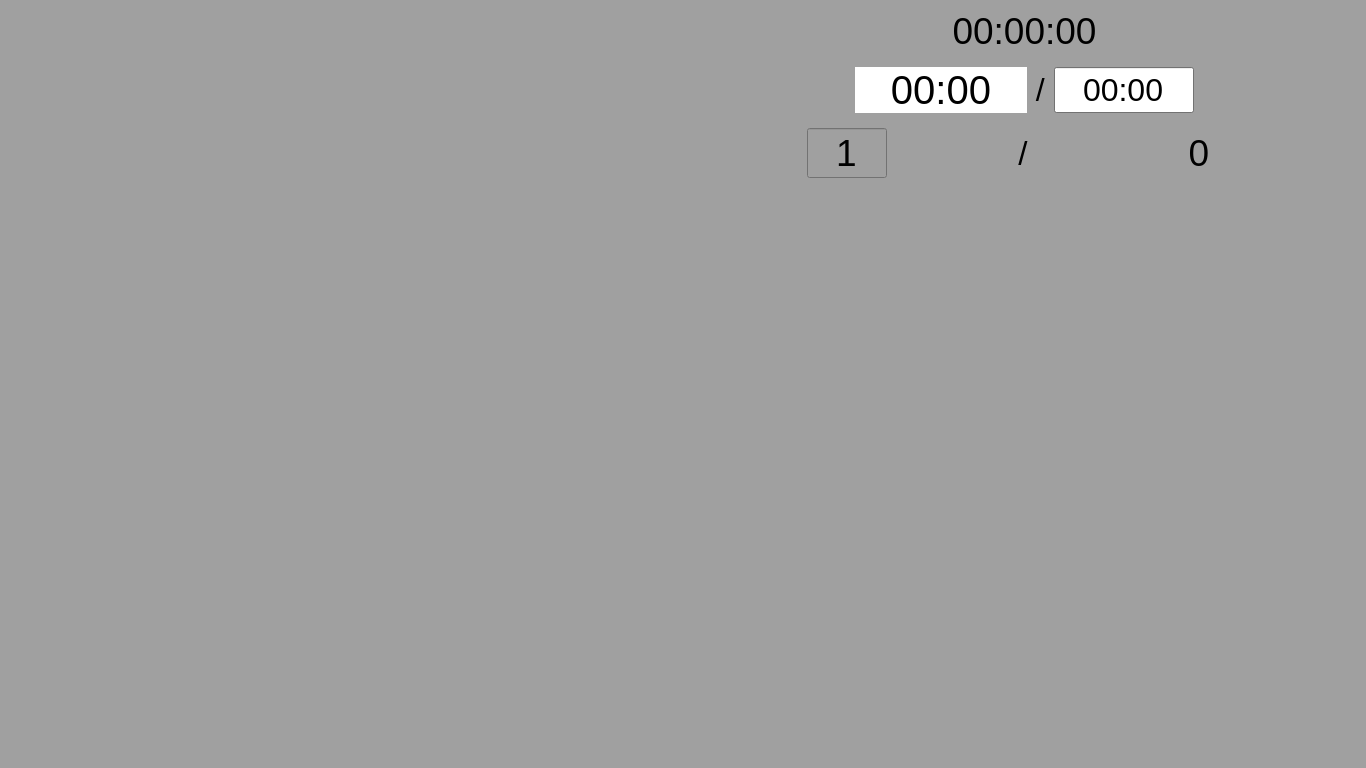
<?xml version="1.0" encoding="UTF-8"?>
<ui version="4.0">
 <class>ControlScreen</class>
 <widget class="QMainWindow" name="ControlScreen">
  <property name="geometry">
   <rect>
    <x>0</x>
    <y>0</y>
    <width>1366</width>
    <height>768</height>
   </rect>
  </property>
  <property name="sizePolicy">
   <sizepolicy hsizetype="Ignored" vsizetype="Ignored">
    <horstretch>0</horstretch>
    <verstretch>0</verstretch>
   </sizepolicy>
  </property>
  <property name="palette">
   <palette>
    <active>
     <colorrole role="WindowText">
      <brush brushstyle="SolidPattern">
       <color alpha="255">
        <red>0</red>
        <green>0</green>
        <blue>0</blue>
       </color>
      </brush>
     </colorrole>
     <colorrole role="Button">
      <brush brushstyle="SolidPattern">
       <color alpha="255">
        <red>160</red>
        <green>160</green>
        <blue>160</blue>
       </color>
      </brush>
     </colorrole>
     <colorrole role="Light">
      <brush brushstyle="SolidPattern">
       <color alpha="255">
        <red>240</red>
        <green>240</green>
        <blue>240</blue>
       </color>
      </brush>
     </colorrole>
     <colorrole role="Midlight">
      <brush brushstyle="SolidPattern">
       <color alpha="255">
        <red>200</red>
        <green>200</green>
        <blue>200</blue>
       </color>
      </brush>
     </colorrole>
     <colorrole role="Dark">
      <brush brushstyle="SolidPattern">
       <color alpha="255">
        <red>80</red>
        <green>80</green>
        <blue>80</blue>
       </color>
      </brush>
     </colorrole>
     <colorrole role="Mid">
      <brush brushstyle="SolidPattern">
       <color alpha="255">
        <red>107</red>
        <green>107</green>
        <blue>107</blue>
       </color>
      </brush>
     </colorrole>
     <colorrole role="Text">
      <brush brushstyle="SolidPattern">
       <color alpha="255">
        <red>0</red>
        <green>0</green>
        <blue>0</blue>
       </color>
      </brush>
     </colorrole>
     <colorrole role="BrightText">
      <brush brushstyle="SolidPattern">
       <color alpha="255">
        <red>255</red>
        <green>255</green>
        <blue>255</blue>
       </color>
      </brush>
     </colorrole>
     <colorrole role="ButtonText">
      <brush brushstyle="SolidPattern">
       <color alpha="255">
        <red>0</red>
        <green>0</green>
        <blue>0</blue>
       </color>
      </brush>
     </colorrole>
     <colorrole role="Base">
      <brush brushstyle="SolidPattern">
       <color alpha="255">
        <red>255</red>
        <green>255</green>
        <blue>255</blue>
       </color>
      </brush>
     </colorrole>
     <colorrole role="Window">
      <brush brushstyle="SolidPattern">
       <color alpha="255">
        <red>160</red>
        <green>160</green>
        <blue>160</blue>
       </color>
      </brush>
     </colorrole>
     <colorrole role="Shadow">
      <brush brushstyle="SolidPattern">
       <color alpha="255">
        <red>0</red>
        <green>0</green>
        <blue>0</blue>
       </color>
      </brush>
     </colorrole>
     <colorrole role="AlternateBase">
      <brush brushstyle="SolidPattern">
       <color alpha="255">
        <red>207</red>
        <green>207</green>
        <blue>207</blue>
       </color>
      </brush>
     </colorrole>
     <colorrole role="ToolTipBase">
      <brush brushstyle="SolidPattern">
       <color alpha="255">
        <red>255</red>
        <green>255</green>
        <blue>220</blue>
       </color>
      </brush>
     </colorrole>
     <colorrole role="ToolTipText">
      <brush brushstyle="SolidPattern">
       <color alpha="255">
        <red>0</red>
        <green>0</green>
        <blue>0</blue>
       </color>
      </brush>
     </colorrole>
     <colorrole role="PlaceholderText">
      <brush brushstyle="SolidPattern">
       <color alpha="128">
        <red>0</red>
        <green>0</green>
        <blue>0</blue>
       </color>
      </brush>
     </colorrole>
    </active>
    <inactive>
     <colorrole role="WindowText">
      <brush brushstyle="SolidPattern">
       <color alpha="255">
        <red>0</red>
        <green>0</green>
        <blue>0</blue>
       </color>
      </brush>
     </colorrole>
     <colorrole role="Button">
      <brush brushstyle="SolidPattern">
       <color alpha="255">
        <red>160</red>
        <green>160</green>
        <blue>160</blue>
       </color>
      </brush>
     </colorrole>
     <colorrole role="Light">
      <brush brushstyle="SolidPattern">
       <color alpha="255">
        <red>240</red>
        <green>240</green>
        <blue>240</blue>
       </color>
      </brush>
     </colorrole>
     <colorrole role="Midlight">
      <brush brushstyle="SolidPattern">
       <color alpha="255">
        <red>200</red>
        <green>200</green>
        <blue>200</blue>
       </color>
      </brush>
     </colorrole>
     <colorrole role="Dark">
      <brush brushstyle="SolidPattern">
       <color alpha="255">
        <red>80</red>
        <green>80</green>
        <blue>80</blue>
       </color>
      </brush>
     </colorrole>
     <colorrole role="Mid">
      <brush brushstyle="SolidPattern">
       <color alpha="255">
        <red>107</red>
        <green>107</green>
        <blue>107</blue>
       </color>
      </brush>
     </colorrole>
     <colorrole role="Text">
      <brush brushstyle="SolidPattern">
       <color alpha="255">
        <red>0</red>
        <green>0</green>
        <blue>0</blue>
       </color>
      </brush>
     </colorrole>
     <colorrole role="BrightText">
      <brush brushstyle="SolidPattern">
       <color alpha="255">
        <red>255</red>
        <green>255</green>
        <blue>255</blue>
       </color>
      </brush>
     </colorrole>
     <colorrole role="ButtonText">
      <brush brushstyle="SolidPattern">
       <color alpha="255">
        <red>0</red>
        <green>0</green>
        <blue>0</blue>
       </color>
      </brush>
     </colorrole>
     <colorrole role="Base">
      <brush brushstyle="SolidPattern">
       <color alpha="255">
        <red>255</red>
        <green>255</green>
        <blue>255</blue>
       </color>
      </brush>
     </colorrole>
     <colorrole role="Window">
      <brush brushstyle="SolidPattern">
       <color alpha="255">
        <red>160</red>
        <green>160</green>
        <blue>160</blue>
       </color>
      </brush>
     </colorrole>
     <colorrole role="Shadow">
      <brush brushstyle="SolidPattern">
       <color alpha="255">
        <red>0</red>
        <green>0</green>
        <blue>0</blue>
       </color>
      </brush>
     </colorrole>
     <colorrole role="AlternateBase">
      <brush brushstyle="SolidPattern">
       <color alpha="255">
        <red>207</red>
        <green>207</green>
        <blue>207</blue>
       </color>
      </brush>
     </colorrole>
     <colorrole role="ToolTipBase">
      <brush brushstyle="SolidPattern">
       <color alpha="255">
        <red>255</red>
        <green>255</green>
        <blue>220</blue>
       </color>
      </brush>
     </colorrole>
     <colorrole role="ToolTipText">
      <brush brushstyle="SolidPattern">
       <color alpha="255">
        <red>0</red>
        <green>0</green>
        <blue>0</blue>
       </color>
      </brush>
     </colorrole>
     <colorrole role="PlaceholderText">
      <brush brushstyle="SolidPattern">
       <color alpha="128">
        <red>0</red>
        <green>0</green>
        <blue>0</blue>
       </color>
      </brush>
     </colorrole>
    </inactive>
    <disabled>
     <colorrole role="WindowText">
      <brush brushstyle="SolidPattern">
       <color alpha="255">
        <red>80</red>
        <green>80</green>
        <blue>80</blue>
       </color>
      </brush>
     </colorrole>
     <colorrole role="Button">
      <brush brushstyle="SolidPattern">
       <color alpha="255">
        <red>160</red>
        <green>160</green>
        <blue>160</blue>
       </color>
      </brush>
     </colorrole>
     <colorrole role="Light">
      <brush brushstyle="SolidPattern">
       <color alpha="255">
        <red>240</red>
        <green>240</green>
        <blue>240</blue>
       </color>
      </brush>
     </colorrole>
     <colorrole role="Midlight">
      <brush brushstyle="SolidPattern">
       <color alpha="255">
        <red>200</red>
        <green>200</green>
        <blue>200</blue>
       </color>
      </brush>
     </colorrole>
     <colorrole role="Dark">
      <brush brushstyle="SolidPattern">
       <color alpha="255">
        <red>80</red>
        <green>80</green>
        <blue>80</blue>
       </color>
      </brush>
     </colorrole>
     <colorrole role="Mid">
      <brush brushstyle="SolidPattern">
       <color alpha="255">
        <red>107</red>
        <green>107</green>
        <blue>107</blue>
       </color>
      </brush>
     </colorrole>
     <colorrole role="Text">
      <brush brushstyle="SolidPattern">
       <color alpha="255">
        <red>80</red>
        <green>80</green>
        <blue>80</blue>
       </color>
      </brush>
     </colorrole>
     <colorrole role="BrightText">
      <brush brushstyle="SolidPattern">
       <color alpha="255">
        <red>255</red>
        <green>255</green>
        <blue>255</blue>
       </color>
      </brush>
     </colorrole>
     <colorrole role="ButtonText">
      <brush brushstyle="SolidPattern">
       <color alpha="255">
        <red>80</red>
        <green>80</green>
        <blue>80</blue>
       </color>
      </brush>
     </colorrole>
     <colorrole role="Base">
      <brush brushstyle="SolidPattern">
       <color alpha="255">
        <red>160</red>
        <green>160</green>
        <blue>160</blue>
       </color>
      </brush>
     </colorrole>
     <colorrole role="Window">
      <brush brushstyle="SolidPattern">
       <color alpha="255">
        <red>160</red>
        <green>160</green>
        <blue>160</blue>
       </color>
      </brush>
     </colorrole>
     <colorrole role="Shadow">
      <brush brushstyle="SolidPattern">
       <color alpha="255">
        <red>0</red>
        <green>0</green>
        <blue>0</blue>
       </color>
      </brush>
     </colorrole>
     <colorrole role="AlternateBase">
      <brush brushstyle="SolidPattern">
       <color alpha="255">
        <red>160</red>
        <green>160</green>
        <blue>160</blue>
       </color>
      </brush>
     </colorrole>
     <colorrole role="ToolTipBase">
      <brush brushstyle="SolidPattern">
       <color alpha="255">
        <red>255</red>
        <green>255</green>
        <blue>220</blue>
       </color>
      </brush>
     </colorrole>
     <colorrole role="ToolTipText">
      <brush brushstyle="SolidPattern">
       <color alpha="255">
        <red>0</red>
        <green>0</green>
        <blue>0</blue>
       </color>
      </brush>
     </colorrole>
     <colorrole role="PlaceholderText">
      <brush brushstyle="SolidPattern">
       <color alpha="128">
        <red>0</red>
        <green>0</green>
        <blue>0</blue>
       </color>
      </brush>
     </colorrole>
    </disabled>
   </palette>
  </property>
  <property name="windowTitle">
   <string>ControlScreen</string>
  </property>
  <property name="documentMode">
   <bool>true</bool>
  </property>
  <widget class="QWidget" name="centralWidget">
   <property name="sizePolicy">
    <sizepolicy hsizetype="Expanding" vsizetype="Expanding">
     <horstretch>0</horstretch>
     <verstretch>0</verstretch>
    </sizepolicy>
   </property>
   <layout class="QGridLayout" name="gridLayout" rowstretch="0,0,0,0,0,0,0,0,0,0" columnstretch="0,0">
    <property name="leftMargin">
     <number>0</number>
    </property>
    <property name="topMargin">
     <number>0</number>
    </property>
    <property name="rightMargin">
     <number>0</number>
    </property>
    <property name="bottomMargin">
     <number>0</number>
    </property>
    <property name="spacing">
     <number>0</number>
    </property>
    <item row="0" column="1">
     <spacer name="verticalSpacer_3">
      <property name="orientation">
       <enum>Qt::Vertical</enum>
      </property>
      <property name="sizeHint" stdset="0">
       <size>
        <width>0</width>
        <height>10</height>
       </size>
      </property>
     </spacer>
    </item>
    <item row="1" column="1">
     <widget class="ClockLabel" name="label_clock">
      <property name="font">
       <font>
        <pointsize>28</pointsize>
       </font>
      </property>
      <property name="focusPolicy">
       <enum>Qt::NoFocus</enum>
      </property>
      <property name="text">
       <string>00:00:00</string>
      </property>
      <property name="alignment">
       <set>Qt::AlignCenter</set>
      </property>
      <property name="textInteractionFlags">
       <set>Qt::NoTextInteraction</set>
      </property>
     </widget>
    </item>
    <item row="2" column="1">
     <spacer name="verticalSpacer">
      <property name="orientation">
       <enum>Qt::Vertical</enum>
      </property>
      <property name="sizeHint" stdset="0">
       <size>
        <width>0</width>
        <height>15</height>
       </size>
      </property>
     </spacer>
    </item>
    <item row="8" column="1">
     <widget class="PageLabel" name="current_slide_label">
      <property name="sizePolicy">
       <sizepolicy hsizetype="Expanding" vsizetype="Expanding">
        <horstretch>0</horstretch>
        <verstretch>1</verstretch>
       </sizepolicy>
      </property>
      <property name="focusPolicy">
       <enum>Qt::ClickFocus</enum>
      </property>
      <property name="contextMenuPolicy">
       <enum>Qt::NoContextMenu</enum>
      </property>
      <property name="text">
       <string/>
      </property>
      <property name="textFormat">
       <enum>Qt::PlainText</enum>
      </property>
      <property name="alignment">
       <set>Qt::AlignCenter</set>
      </property>
      <property name="textInteractionFlags">
       <set>Qt::LinksAccessibleByMouse</set>
      </property>
     </widget>
    </item>
    <item row="4" column="1">
     <layout class="QHBoxLayout" name="timerLayout" stretch="0,0,0,0,0">
      <property name="spacing">
       <number>0</number>
      </property>
      <item>
       <spacer name="horizontalSpacer_3">
        <property name="orientation">
         <enum>Qt::Horizontal</enum>
        </property>
        <property name="sizeHint" stdset="0">
         <size>
          <width>1</width>
          <height>20</height>
         </size>
        </property>
       </spacer>
      </item>
      <item>
       <widget class="Timer" name="label_timer">
        <property name="sizePolicy">
         <sizepolicy hsizetype="Expanding" vsizetype="Preferred">
          <horstretch>0</horstretch>
          <verstretch>0</verstretch>
         </sizepolicy>
        </property>
        <property name="minimumSize">
         <size>
          <width>140</width>
          <height>0</height>
         </size>
        </property>
        <property name="maximumSize">
         <size>
          <width>400</width>
          <height>200</height>
         </size>
        </property>
        <property name="palette">
         <palette>
          <active>
           <colorrole role="Base">
            <brush brushstyle="SolidPattern">
             <color alpha="255">
              <red>255</red>
              <green>255</green>
              <blue>255</blue>
             </color>
            </brush>
           </colorrole>
           <colorrole role="Window">
            <brush brushstyle="SolidPattern">
             <color alpha="255">
              <red>255</red>
              <green>255</green>
              <blue>255</blue>
             </color>
            </brush>
           </colorrole>
          </active>
          <inactive>
           <colorrole role="Base">
            <brush brushstyle="SolidPattern">
             <color alpha="255">
              <red>255</red>
              <green>255</green>
              <blue>255</blue>
             </color>
            </brush>
           </colorrole>
           <colorrole role="Window">
            <brush brushstyle="SolidPattern">
             <color alpha="255">
              <red>255</red>
              <green>255</green>
              <blue>255</blue>
             </color>
            </brush>
           </colorrole>
          </inactive>
          <disabled>
           <colorrole role="Base">
            <brush brushstyle="SolidPattern">
             <color alpha="255">
              <red>255</red>
              <green>255</green>
              <blue>255</blue>
             </color>
            </brush>
           </colorrole>
           <colorrole role="Window">
            <brush brushstyle="SolidPattern">
             <color alpha="255">
              <red>255</red>
              <green>255</green>
              <blue>255</blue>
             </color>
            </brush>
           </colorrole>
          </disabled>
         </palette>
        </property>
        <property name="font">
         <font>
          <pointsize>30</pointsize>
         </font>
        </property>
        <property name="autoFillBackground">
         <bool>true</bool>
        </property>
        <property name="text">
         <string notr="true">00:00</string>
        </property>
        <property name="textFormat">
         <enum>Qt::PlainText</enum>
        </property>
        <property name="alignment">
         <set>Qt::AlignCenter</set>
        </property>
        <property name="textInteractionFlags">
         <set>Qt::NoTextInteraction</set>
        </property>
       </widget>
      </item>
      <item>
       <widget class="QLabel" name="text_slash_2">
        <property name="font">
         <font>
          <pointsize>24</pointsize>
         </font>
        </property>
        <property name="text">
         <string> / </string>
        </property>
       </widget>
      </item>
      <item>
       <widget class="QLineEdit" name="edit_timer">
        <property name="sizePolicy">
         <sizepolicy hsizetype="MinimumExpanding" vsizetype="Fixed">
          <horstretch>0</horstretch>
          <verstretch>0</verstretch>
         </sizepolicy>
        </property>
        <property name="minimumSize">
         <size>
          <width>10</width>
          <height>0</height>
         </size>
        </property>
        <property name="maximumSize">
         <size>
          <width>140</width>
          <height>200</height>
         </size>
        </property>
        <property name="font">
         <font>
          <pointsize>24</pointsize>
         </font>
        </property>
        <property name="inputMethodHints">
         <set>Qt::ImhNoAutoUppercase|Qt::ImhNoEditMenu|Qt::ImhNoPredictiveText|Qt::ImhNoTextHandles|Qt::ImhPreferNumbers|Qt::ImhTime</set>
        </property>
        <property name="inputMask">
         <string notr="true"/>
        </property>
        <property name="text">
         <string notr="true">00:00</string>
        </property>
        <property name="maxLength">
         <number>7</number>
        </property>
        <property name="alignment">
         <set>Qt::AlignCenter</set>
        </property>
       </widget>
      </item>
      <item>
       <spacer name="horizontalSpacer_4">
        <property name="orientation">
         <enum>Qt::Horizontal</enum>
        </property>
        <property name="sizeHint" stdset="0">
         <size>
          <width>1</width>
          <height>20</height>
         </size>
        </property>
       </spacer>
      </item>
     </layout>
    </item>
    <item row="0" column="0" rowspan="10">
     <widget class="PageLabel" name="notes_label">
      <property name="sizePolicy">
       <sizepolicy hsizetype="Expanding" vsizetype="Expanding">
        <horstretch>0</horstretch>
        <verstretch>0</verstretch>
       </sizepolicy>
      </property>
      <property name="focusPolicy">
       <enum>Qt::ClickFocus</enum>
      </property>
      <property name="contextMenuPolicy">
       <enum>Qt::NoContextMenu</enum>
      </property>
      <property name="accessibleName">
       <string/>
      </property>
      <property name="accessibleDescription">
       <string/>
      </property>
      <property name="text">
       <string notr="true"/>
      </property>
      <property name="textFormat">
       <enum>Qt::PlainText</enum>
      </property>
      <property name="scaledContents">
       <bool>false</bool>
      </property>
      <property name="alignment">
       <set>Qt::AlignCenter</set>
      </property>
      <property name="textInteractionFlags">
       <set>Qt::LinksAccessibleByMouse</set>
      </property>
     </widget>
    </item>
    <item row="7" column="1">
     <layout class="QHBoxLayout" name="slideNumbersLayout">
      <item>
       <spacer name="horizontalSpacer_2">
        <property name="orientation">
         <enum>Qt::Horizontal</enum>
        </property>
        <property name="sizeType">
         <enum>QSizePolicy::Preferred</enum>
        </property>
        <property name="sizeHint" stdset="0">
         <size>
          <width>0</width>
          <height>20</height>
         </size>
        </property>
       </spacer>
      </item>
      <item>
       <widget class="PageNumberEdit" name="text_current_slide">
        <property name="sizePolicy">
         <sizepolicy hsizetype="Preferred" vsizetype="Preferred">
          <horstretch>0</horstretch>
          <verstretch>0</verstretch>
         </sizepolicy>
        </property>
        <property name="minimumSize">
         <size>
          <width>20</width>
          <height>10</height>
         </size>
        </property>
        <property name="maximumSize">
         <size>
          <width>80</width>
          <height>100</height>
         </size>
        </property>
        <property name="palette">
         <palette>
          <active>
           <colorrole role="Base">
            <brush brushstyle="SolidPattern">
             <color alpha="255">
              <red>160</red>
              <green>160</green>
              <blue>160</blue>
             </color>
            </brush>
           </colorrole>
          </active>
          <inactive>
           <colorrole role="Base">
            <brush brushstyle="SolidPattern">
             <color alpha="255">
              <red>160</red>
              <green>160</green>
              <blue>160</blue>
             </color>
            </brush>
           </colorrole>
          </inactive>
          <disabled>
           <colorrole role="Base">
            <brush brushstyle="SolidPattern">
             <color alpha="255">
              <red>160</red>
              <green>160</green>
              <blue>160</blue>
             </color>
            </brush>
           </colorrole>
          </disabled>
         </palette>
        </property>
        <property name="font">
         <font>
          <pointsize>28</pointsize>
         </font>
        </property>
        <property name="cursor">
         <cursorShape>IBeamCursor</cursorShape>
        </property>
        <property name="focusPolicy">
         <enum>Qt::ClickFocus</enum>
        </property>
        <property name="inputMethodHints">
         <set>Qt::ImhDigitsOnly</set>
        </property>
        <property name="text">
         <string notr="true">1</string>
        </property>
        <property name="maxLength">
         <number>3</number>
        </property>
        <property name="alignment">
         <set>Qt::AlignCenter</set>
        </property>
       </widget>
      </item>
      <item>
       <widget class="QLabel" name="text_slash">
        <property name="minimumSize">
         <size>
          <width>8</width>
          <height>0</height>
         </size>
        </property>
        <property name="maximumSize">
         <size>
          <width>12</width>
          <height>16777215</height>
         </size>
        </property>
        <property name="font">
         <font>
          <pointsize>25</pointsize>
         </font>
        </property>
        <property name="text">
         <string>/</string>
        </property>
        <property name="alignment">
         <set>Qt::AlignCenter</set>
        </property>
        <property name="textInteractionFlags">
         <set>Qt::NoTextInteraction</set>
        </property>
       </widget>
      </item>
      <item>
       <widget class="QLabel" name="text_number_slides">
        <property name="minimumSize">
         <size>
          <width>10</width>
          <height>0</height>
         </size>
        </property>
        <property name="maximumSize">
         <size>
          <width>80</width>
          <height>80</height>
         </size>
        </property>
        <property name="font">
         <font>
          <pointsize>28</pointsize>
         </font>
        </property>
        <property name="text">
         <string>0</string>
        </property>
        <property name="textFormat">
         <enum>Qt::PlainText</enum>
        </property>
        <property name="alignment">
         <set>Qt::AlignCenter</set>
        </property>
        <property name="textInteractionFlags">
         <set>Qt::NoTextInteraction</set>
        </property>
       </widget>
      </item>
      <item>
       <spacer name="horizontalSpacer">
        <property name="orientation">
         <enum>Qt::Horizontal</enum>
        </property>
        <property name="sizeType">
         <enum>QSizePolicy::Preferred</enum>
        </property>
        <property name="sizeHint" stdset="0">
         <size>
          <width>0</width>
          <height>20</height>
         </size>
        </property>
       </spacer>
      </item>
     </layout>
    </item>
    <item row="9" column="1">
     <widget class="PageLabel" name="next_slide_label">
      <property name="sizePolicy">
       <sizepolicy hsizetype="Expanding" vsizetype="Expanding">
        <horstretch>0</horstretch>
        <verstretch>1</verstretch>
       </sizepolicy>
      </property>
      <property name="focusPolicy">
       <enum>Qt::ClickFocus</enum>
      </property>
      <property name="contextMenuPolicy">
       <enum>Qt::NoContextMenu</enum>
      </property>
      <property name="text">
       <string/>
      </property>
      <property name="textFormat">
       <enum>Qt::PlainText</enum>
      </property>
      <property name="alignment">
       <set>Qt::AlignCenter</set>
      </property>
      <property name="textInteractionFlags">
       <set>Qt::LinksAccessibleByMouse</set>
      </property>
     </widget>
    </item>
    <item row="5" column="1" rowspan="2">
     <spacer name="verticalSpacer_2">
      <property name="orientation">
       <enum>Qt::Vertical</enum>
      </property>
      <property name="sizeHint" stdset="0">
       <size>
        <width>0</width>
        <height>15</height>
       </size>
      </property>
     </spacer>
    </item>
   </layout>
  </widget>
 </widget>
 <layoutdefault spacing="6" margin="11"/>
 <customwidgets>
  <customwidget>
   <class>PageLabel</class>
   <extends>QLabel</extends>
   <header>pagelabel.h</header>
  </customwidget>
  <customwidget>
   <class>ClockLabel</class>
   <extends>QLabel</extends>
   <header>clocklabel.h</header>
  </customwidget>
  <customwidget>
   <class>PageNumberEdit</class>
   <extends>QLineEdit</extends>
   <header>pagenumberedit.h</header>
  </customwidget>
  <customwidget>
   <class>Timer</class>
   <extends>QLabel</extends>
   <header>timer.h</header>
  </customwidget>
 </customwidgets>
 <resources/>
 <connections/>
</ui>
